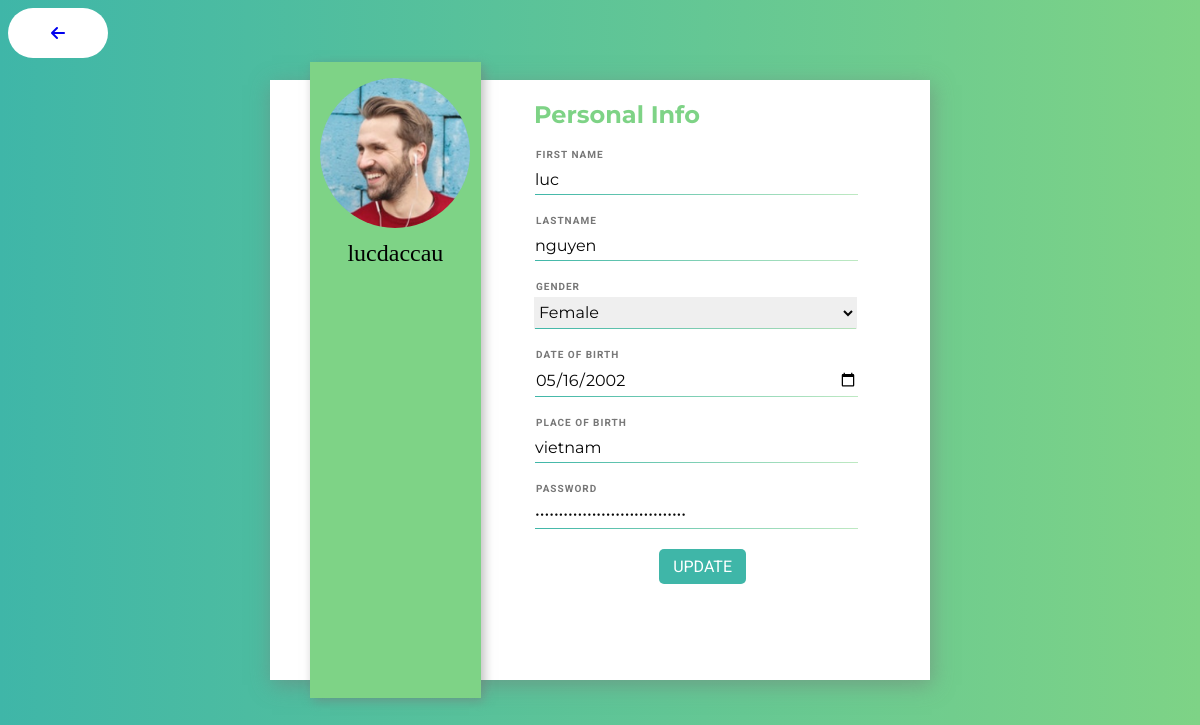
Before: /profile.php?id=4 with the older database file.
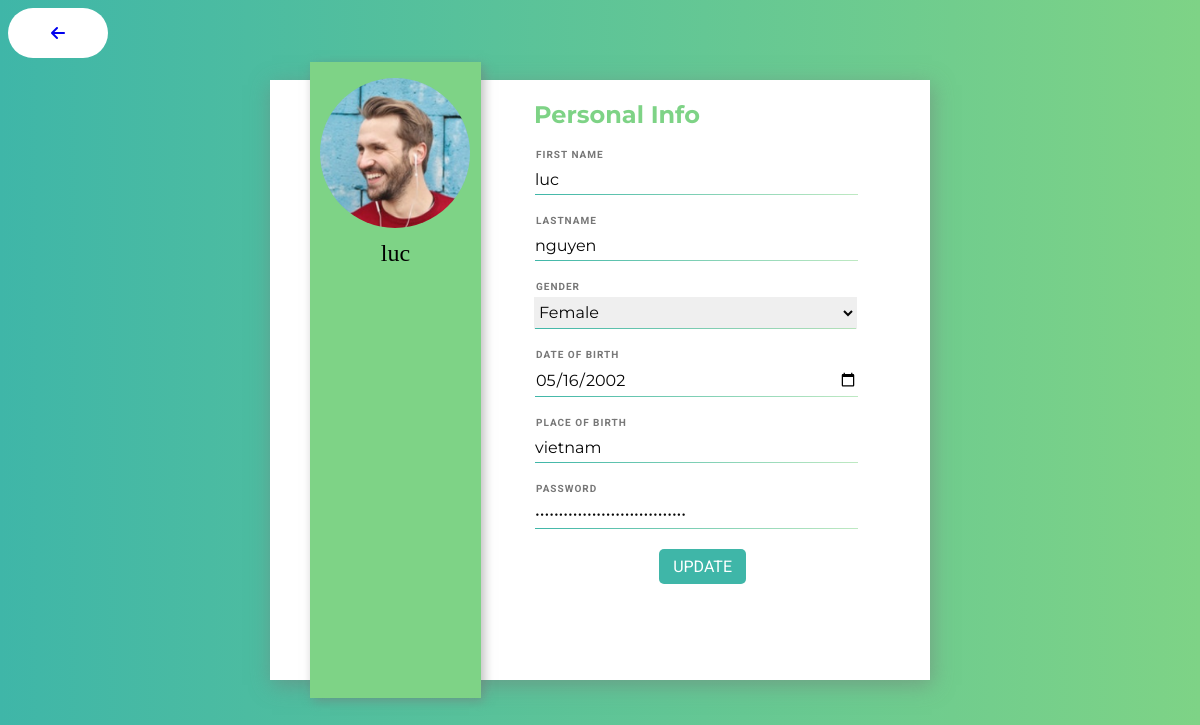
After: the same page with the newer database file.
### tables this page shows
CREATE TABLE `account` (
  `id` int(11) NOT NULL,
  `username` varchar(255) NOT NULL,
  `password` varchar(255) NOT NULL,
  `firstname` varchar(255) NOT NULL,
  `lastname` varchar(255) NOT NULL,
  `gender` varchar(10) NOT NULL,
  `date_birth` date NOT NULL,
  `place_of_birth` varchar(255) NOT NULL,
  `create_date` date NOT NULL,
  `permission_id` int(11) NOT NULL,
  `status` tinyint(1) NOT NULL,
  `is_deleted` tinyint(1) NOT NULL
);

### database/connectDB.php (called while the page is built, shortened)
<?php class Database
{
  public $host = DB_HOST;
  public $user = DB_USER;
  public $pass = DB_PASS;
  public $dbname = DB_NAME;
  public $link;
  private function connectDB()
  {
    $this->link = new mysqli(
      $this->host,
      $this->user,
      $this->pass,
      $this->dbname
    );
  }
  public function select($query)
  {
    ($result = $this->link->query($query)) or
      die($this->link->error . __LINE__);
    if ($result->num_rows > 0) {
      return $result;
    } else {
      return false;
    }
  }
}

### controller/accountController.php (called while the page is built, shortened)
<?php
$filepath = realpath(dirname(__DIR__));
include_once $filepath . "/services/accountServices.php";
include_once $filepath . "/helpers/format.php";
class AccountController
{
  public function show_account_by_id($id)
  {
    $accountService = new AccountServices();
    $result = $accountService->show_account_by_id($id);
    return $result;
  }
}

### services/accountServices.php (called while the page is built, shortened)
<?php
$filepath = realpath(dirname(__DIR__));
include_once $filepath . "\database\connectDB.php";
?>
<?php class AccountServices
{
  private $db;
  public function __construct()
  {
    $this->db = new Database();
  }
  public function show_account_by_id($id)
  {
    $query = "SELECT * FROM account WHERE id='{$id}' LIMIT 1";
    $result = $this->db->select($query);
    return $result;
  }
}
?>

### helpers/format.php (called while the page is built, shortened)
<?php
class Format
{
  public function CheckGender($gender)
  {
    if(!empty($gender)){
      $gender = strtolower($gender);
    }
    else {
      $gender = "";
    }
    return $gender;
  }
}

### profile.php (the view, shortened to what this page needs)
<?php
$filepath = realpath(dirname(__DIR__));
include_once($filepath . "\Toy_Management_Website\controller\accountController.php");
include_once $filepath . "/helpers/format.php";
$accountController = new AccountController();
$fm = new Format();
?>
<!DOCTYPE html>
<html lang="en">
<head>
    <link rel="stylesheet" href="./assets/css/profile.css">
</head>
<body>
    <a href="index.php" class="return-btn">
        <i class="fa-solid fa-arrow-left"></i>
    </a>
    <div class="container">
        <?php
        $show_account = $accountController->show_account_by_id($_GET["id"]);
        if ($show_account) {
            while ($result_account = $show_account->fetch_array()) {
        ?>
                <div class="leftbox">
                    <div class="avatar">
                        <img src="./assets/images/pic-1.png" alt="">
                    </div>
                    <div class="username">
                        <?php echo $result_account[1] ?>
                    </div>
                </div>
                <div class="rightbox">
                    <form action="" method="post" enctype="multipart/form-data">
                        <div class="profile">
                            <h1>Personal Info</h1>
                            <div class="form-group">
                                <h2>First Name</h2>
                                <input type="text" class="firstname" name="firstname" id="firstname" value="<?php echo $result_account[3] ?>">
                            </div>
                            <div class="form-group">
                                <h2>Lastname</h2>
                                <input type="text" class="lastname" name="lastname" id="lastname" value="<?php echo $result_account[4] ?>">
                            </div>
                            <div class="form-group">
                                <h2>Gender</h2>
                                <select name="gender" id="gender" class="gender" <?php echo $fm->CheckGender($result_account[5]) ?>>
                                    <?php
                                    if ($fm->CheckGender($result_account[5]) == "nữ") {
                                        $gender_Nu = "selected";
                                    }
                                    ?>
                                    <option value="Nữ" <?php echo $gender_Nu ?>>Female</option>
                                </select>
                            </div>
                            <div class="form-group">
                                <h2>Date of Birth</h2>
                                <input type="date" class="date_birth" name="date_birth" id="date_birth" value="<?php echo $result_account[6]; ?>">
                            </div>
                            <div class="form-group">
                                <h2>Place of Birth </h2>
                                <input type="text" class="place_of_birth" id="place_of_birth" name="place_of_birth" value="<?php echo $result_account[7] ?>">
                            </div>
                            <div class="form-group">
                                <h2>Password </h2>
                                <input type="password" class="password" name="password" id="password" value="<?php echo $result_account[2] ?>">
                            </div>
                            <button type="submit" id="update-btn" name="submit" class="btn">Update</button>
                        </div>
                    </form>
                </div>
        <?php
            }
        }
        ?>
    </div>

Changed rows visible on the page:
changed account "luc": username "lucdaccau" → "luc"
